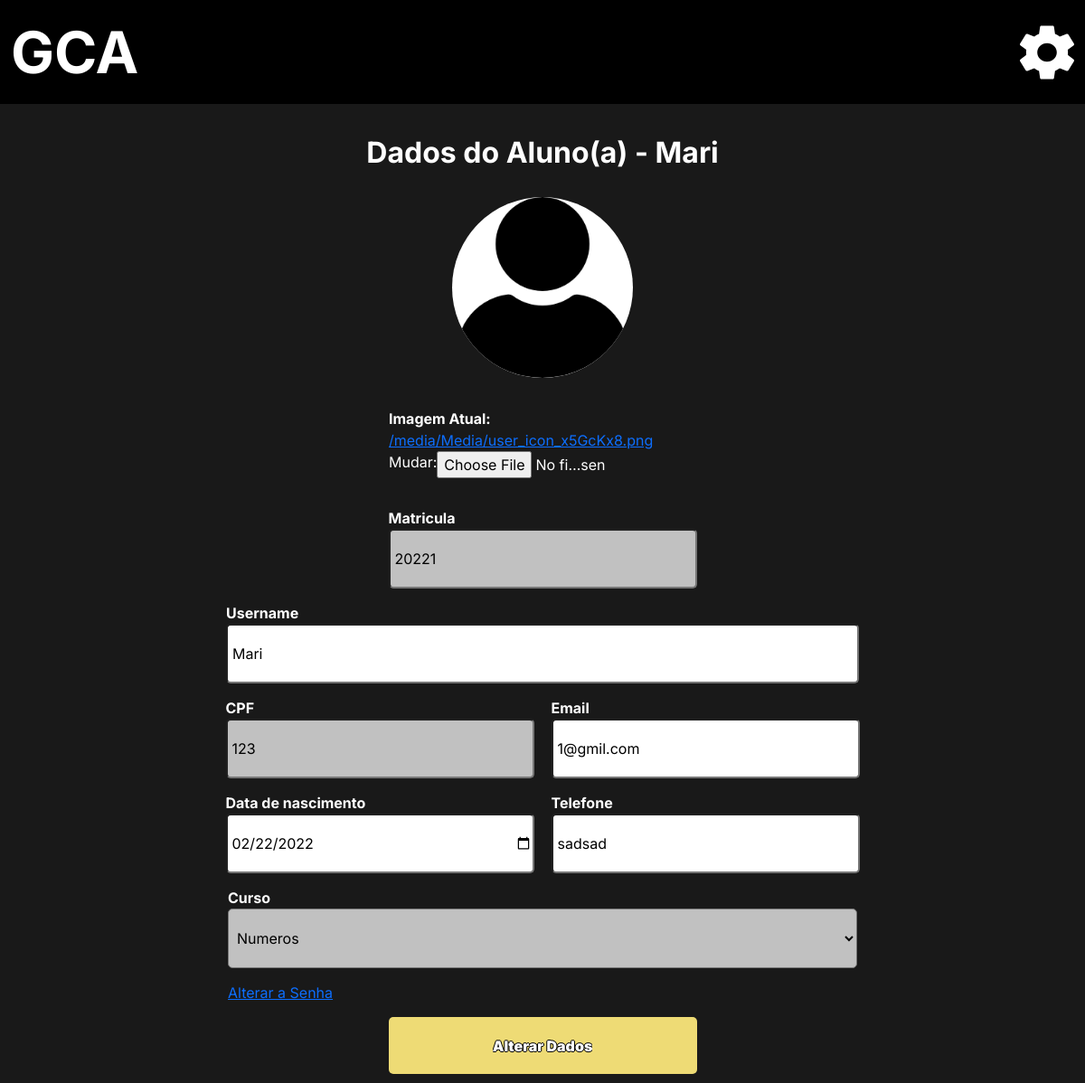
The app's page /CONFIG/2 (signed in) with its own data.
### Users/models.py (models this page shows, shortened)
class CustomUser(AbstractUser):
    image = models.ImageField(upload_to='Media', blank=True, null=False, default='Media/no_image_dafaut.jpg')
    matricula = models.CharField("Matricula", max_length=150, unique=True)
    username = models.CharField(("Nome"), max_length=50, unique=False, primary_key=None)
    email = models.EmailField("E-mail", unique=True)
    cpf = models.CharField("CPF", max_length=14, unique=True)
    phone = models.CharField("Telefone", max_length=15, blank=True, null=True)
    data_de_nascimento = models.DateField('Data de Nascimento', blank=True, null=True)
    primeiro_login = models.BooleanField(default=True)
    curso_relacao = models.ForeignKey("administrador.Curso", verbose_name=("Curso"), blank=True, null=True,on_delete=models.SET_NULL)
    disciplina_relacao = models.ManyToManyField("administrador.Disciplina", verbose_name=("Disciplina"), blank=True)
    disciplina_concluidas = models.ManyToManyField("administrador.Disciplina", related_name='Disciplina_cluidas', verbose_name=("Disciplina Concluidas"), blank=True)
    is_staff = models.BooleanField('Membro da equipe', default=True)
    USERNAME_FIELD = 'matricula'
    REQUIRED_FIELDS = ['username' , 'email' ,'cpf', 'phone']
    objects = UserManager()

### administrador/models.py (models this page shows, shortened)
class Curso (models.Model):
    nome = models.CharField(("Nome do Curso"), max_length=150, null=False, blank=False)
    ano = models.DateField("Ano")
    periodos =  models.IntegerField(('Total de peridodos'), null=False, blank=False)
    disciplina = models.ManyToManyField("administrador.Disciplina", verbose_name=("Disciplinas"),blank=False)
    coordenador = models.ForeignKey(User, verbose_name=("Coordenador"), on_delete=models.SET_NULL, null=True)
    verbose_name = 'Curso'
    verbose_name_plural = 'Cursos'

### administrador/views.py (the view)
# urls.py: path('CONFIG/<int:id>', CONFIG, name = 'CONFIG'),
@login_required(login_url='/user/login/')
def CONFIG (request, id):
    usuario = User.objects.get(id=id)
    group_prof = Group.objects.get(name='Professor')
    grupo_aluno = Group.objects.get(name='Aluno')
    print(type(usuario.image),' <<<<<<<<<<<<<<<<<')
    form = CustomUserChangeForm_Config(request.POST or None, request.FILES or None, instance = usuario)
    if form.is_valid():
        form.save()
        return HttpResponseRedirect(reverse('home'))
    for grupo in request.user.groups.all():
        user_grupo  =  str(grupo)
        print(user_grupo, type(user_grupo))
    return render (request, 'CONFIG.html', {'form':form,
                                            'aluno':usuario,
                                            'grupo':user_grupo})

### administrador/templates/CONFIG.html (shortened to what this page needs)
{% extends 'base.html' %}
{% load static %}
{% block import_title_css %}
    <link rel="stylesheet" href="{% static 'css/CONFIG.css' %}">
{% endblock %}
{% block main %}
<div class="main">
    <p class="titulo">Dados do Aluno(a) - {{aluno.username}}</p>
    <div class="cadastro">
        <form action="" method="post" enctype='multipart/form-data'>
            <div class="row_one">
                <div class="supossed_image">
                    <img src="{{ aluno.image.url }}" alt="">
                </div>
                <div class="row_image">
                    <p class="img_font" > Imagem Atual:</p> <a href="{{ aluno.image.url }}">{{ aluno.image.url }}</a>
                    Mudar:
                    <input type="file" name="image" accept="image/*" class="image" placeholder="Image" id="id_image">
                </div>
                <div class="matricula_fix">
                    <p>Matricula</p>
                    {{form.matricula}}
                </div>
            </div>
            <div class="row_two">
                <div class="username_fix">
                    <p>Username</p>
                    {{ form.username }}
                </div>
            </div>
            <div class="row_three">
                <div  class="cpf_fix">
                    <p>CPF</p>
                    {{form.cpf}}
                </div>
                <div class="email_fix">
                    <p>Email</p>
                    {{form.email}}
                </div>
            </div>
            <div class="row_four">
                <div class="data_fix">
                    <p>Data de nascimento</p>
                    {{form.data_de_nascimento}}
                </div>
                <div class="telefone_fix">
                    <p>Telefone</p>
                    {{form.phone}}
                </div>
            </div>
            <div class="row_two">
                <div class="curso_fix">
                    <p>Curso</p>
                    <select name="curso_relacao" class="curso_relacao" placeholder="curso" readonly="readonly" id="id_curso_relacao">
                        <option value="{{ aluno.curso_relacao.id }}" selected="">{{ aluno.curso_relacao.nome }}</option>
                      </select>
                </div>
            </div>
            <div class="alt">
                <div class="alterar_senha">
                    {% if grupo == "Aluno" %}
                        <a href="{% url 'student_change_password' %}">Alterar a Senha</a>
                    {% elif grupo == 'Professor' %}
                        <a href="{% url 'teacher_change_password' %}">Alterar a Senha</a>
                    {%  endif %}
                </div>
            </div>
            <div class="row_five">
                <button>
                    <input class="text_border" type="submit" id="input"value="Alterar Dados">
                </button>
            </div>
        </form>
{% endblock %}

### static/css/base.css (style rules this page uses)
* { margin: 0%; padding: 0%; border: 0%; font-family: inter; text-decoration: none; }
a { text-decoration: none; }

### static/css/modal_menu.css (style rules this page uses)
p { margin-bottom: 0px !important; }

### administrador/static/css/CONFIG.css (style rules this page uses)
.main { background-color: #191919; min-height: 100vh; max-height: max-content; width: 100%; display: flex; flex-direction: column; }
.main p { color: #FFFFFF; font-weight: bold; font-size: 32px; }
.username, .curso_relacao { width: 700px; height: 66px; border-radius: 5px; padding-left: 5px; }
.curso_relacao, .disciplina_relacao { width: 696px; height: 66px; border-radius: 5px; padding-left: 5px; }
.matricula, .cpf, .phone, .email, .data_de_nascimento, .password1, .password2 { width: 341px; height: 66px; border-radius: 5px; padding-left: 5px; }
.matricula, .cpf, .curso_relacao { background-color: #c1c1c1; outline: none; pointer-events: none; touch-action: none; }
.supossed_image img { background-color: white; width: 200px; height: 200px; border-radius: 100px; }
.row_image { color: white; display: flex; justify-content: flex-start; flex-wrap: wrap; max-width: 340px; overflow: hidden; }
.row_one { margin-top: 25px; display: flex; align-items: center; gap: 32.5px; justify-content: center; flex-direction: column; }
input[type=file] { width: 195px; }
.row_two { margin-top: 15px; display: flex; justify-content: center; }
.row_three { margin-top: 15px; display: flex; justify-content: center; gap: 19px; }
.row_four { margin-top: 15px; display: flex; justify-content: center; gap: 19px; }
.row_five { display: flex; justify-content: center; margin-top: 15px; margin-bottom: 10px; gap: 19px; }
form { display: flex; justify-content: center; flex-direction: column; }
.row_five button { display: flex; justify-content: center; align-items: center; gap: 5px; border: none; background-color: #eedb75; width: 341px; height: 63px; border-radius: 5px; cursor: pointer; }
input[type=submit] { border: none; background-color: #eedb75; color: white; font-weight: 900; font-size: 20; }
.titulo { margin-top: 30px; text-align: center; }
.matricula_fix p, .username_fix p, .cpf_fix p, .email_fix p, .data_fix p, .telefone_fix p, .curso_fix p,.row_image p { font-size: 16px; }
.text_border { text-shadow: -1px 0 black, 0 1px black, 1px 0 black, 0 -1px black; }
.alt { width: 100%; display: flex; justify-content: center; }
.alterar_senha { margin-top: 15px; width: 696px; text-align: left; }

### records on screen
CustomUser: username "Mari", image (picture), image "/media/Media/user_icon_x5GcKx8.png", matricula "20221", cpf "123", email "1@gmil.com", data_de_nascimento "02/22/2022", phone "sadsad", curso_relacao "Numeros"
